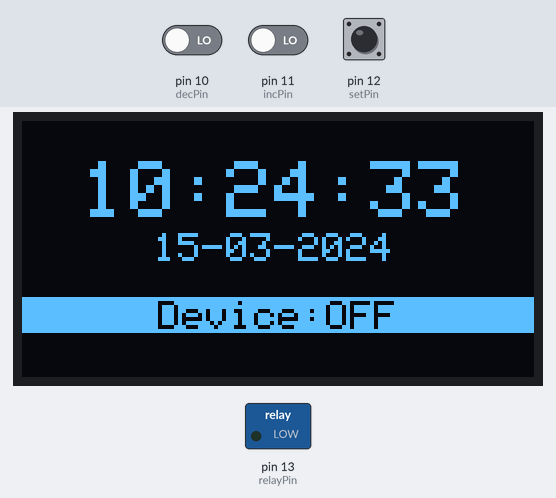
Bench run of a sketch on a simulated Arduino Uno, built with avr-gcc and run on an emulated ATmega328P. Shown: 128×64 one-colour display, switched loads named in the sketch (green lamp = pin HIGH). The test bench sets the inputs (shaded band); at power-on: pin 12 (setPin) HIGH, pin 10 (decPin) LOW, pin 11 (incPin) LOW. The local clock reads 2024-03-15 10:24:30 at power-on unless the sketch sets it; what the sketch prints to the serial monitor is not drawn.

Above: at 3.2 s.
3.3 s: pin 12 (setPin) pulled LOW for 0.3 s
At 3.93 s:
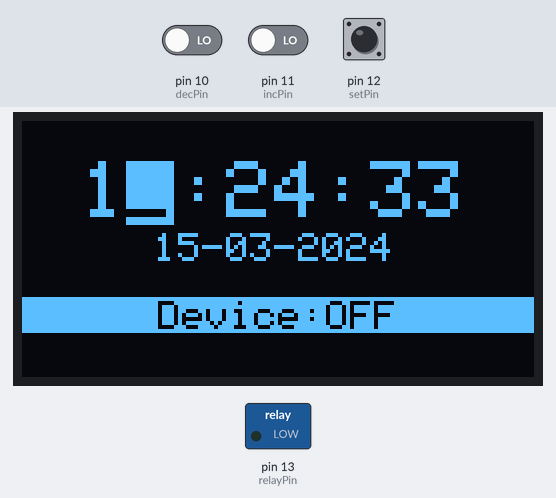
6.3 s: pin 10 (decPin) driven HIGH
At 9.06 s:
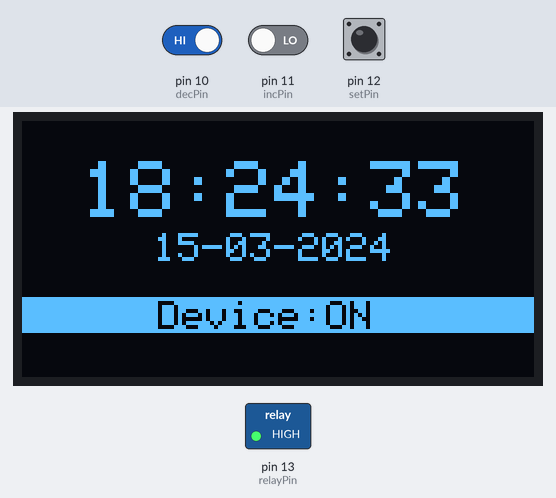
9.3 s: pin 12 (setPin) pulled LOW for 1 s
At 10.1 s:
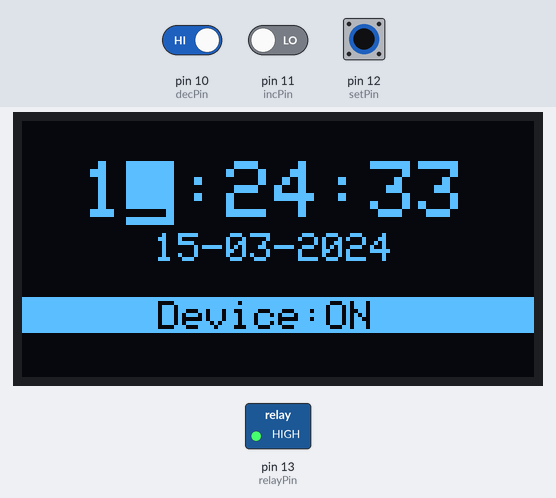
Timing chart, 0 to 12.3 s (numbered marks = the images above; inputs shaded):
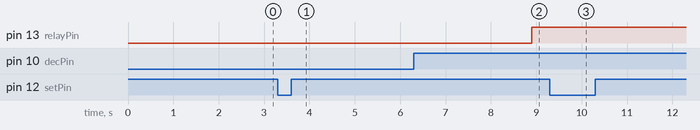

The sketch:

DFAT.ino
```cpp
#include <SPI.h>
#include <Wire.h>
#include <Adafruit_SH1106.h>
#include <DS3231.h>

#define OLED_RESET 4
#define relayPin 13
#define setPin 12
#define incPin 11
#define decPin 10

Adafruit_SH1106 display(OLED_RESET);
DS3231 clock;
RTCDateTime dt;

bool deviceStatus = false;
int onHour, onMinute, offHour, offMinute, index = 0;

bool iseditMode() {
  return index > 0;
}

int daysInMonth(int month, int year) {
  if (month == 2) {
    if ((year % 4 == 0 && year % 100 != 0) || (year % 400 == 0)) {
      return 29; // Leap year
    } else {
      return 28;
    }
  } else if (month == 4 || month == 6 || month == 9 || month == 11) {
    return 30;
  } else {
    return 31;
  }
}

void incTime() {
  switch (index) {
    case 1:
      dt.hour = (dt.hour + 1) % 24;
      break;
    case 2:
      dt.minute = (dt.minute + 1) % 60;
      break;
    case 3:
      dt.second = (dt.second + 1) % 60;
      break;
    case 4:
      dt.day++;
      if (dt.day > daysInMonth(dt.month, dt.year)) {
        dt.day = 1;
        dt.month++;
        if (dt.month > 12) {
          dt.month = 1;
          dt.year++;
        }
      }
      break;
    case 5:
      dt.month++;
      if (dt.month > 12) {
        dt.month = 1;
      }
      break;
    case 6:
      dt.year++;
      break;
  }
}

void decTime() {
  switch (index) {
    case 1:
      dt.hour = (dt.hour - 1 + 24) % 24;
      break;
    case 2:
      dt.minute = (dt.minute - 1 + 60) % 60;
      break;
    case 3:
      dt.second = (dt.second - 1 + 60) % 60;
      break;
    case 4:
      dt.day--;
      if (dt.day < 1) {
        dt.month--;
        if (dt.month < 1) {
          dt.month = 12;
          dt.year--;
        }
        dt.day = daysInMonth(dt.month, dt.year);
      }
      break;
    case 5:
      dt.month--;
      if (dt.month < 1) {
        dt.month = 12;
      }
      break;
    case 6:
      dt.year--;
      break;
  }
}

void updateTime() {
  if (!iseditMode()) {
    dt = clock.getDateTime();
  }
}

void checkEditMode() {
  if (digitalRead(setPin) == LOW) {
    index = (index + 1) % 7;
    Serial.println("Set pressed!");
    while (digitalRead(setPin) == LOW) { };
    if (!iseditMode()) {
      clock.setDateTime(dt.year , dt.month, dt.day, dt.hour, dt.minute, dt.second);
    }
  }
}

void checkValue() {
  if (iseditMode() && digitalRead(incPin) == LOW) {
    Serial.println("Inc pressed!");
    incTime();
  }
  if (iseditMode() && digitalRead(decPin) == LOW) {
    Serial.println("Dec pressed!");
    decTime();
  }
}

bool checkTimingStatus(int month, int hour, int minute) {
  if (month >= 4 && month <= 9) {
    // Summer months (April to September)
    onHour = 18;
    onMinute = 25;
    offHour = 5;
    offMinute = 45;
  } else {
    // Winter months (October to March)
    onHour = 17;
    onMinute = 30;
    offHour = 5;
    offMinute = 50;
  }
  int time_inminite = (hour * 60) + minute;
  int on_time_inminite = (onHour * 60) + onMinute;
  int off_time_inminite = (offHour * 60) + offMinute;
  if (on_time_inminite < off_time_inminite) {
    return (time_inminite >= on_time_inminite && time_inminite < off_time_inminite);
  } else {
    // Handle the case where on time is after midnight
    return (time_inminite >= on_time_inminite || time_inminite < off_time_inminite);
  }
}

void toggleDevice(bool status) {
  digitalWrite(relayPin, status ? HIGH : LOW);
}

void displayMain(int day, int month, int year, int hour, int minute, int second, bool status) {
  char timeBuf[10];
  char dateBuf[11];
  char statusBuf[13];
  sprintf(timeBuf, "%2d:%02d:%02d", hour, minute, second);
  sprintf(dateBuf, "%02d-%02d-%04d", day, month, year);
  sprintf(statusBuf, "Device:%s", status ? "ON" : "OFF");

  display.clearDisplay();
  display.setTextSize(2);
  display.setTextColor(WHITE);
  display.setCursor(15, 10);
  display.println(timeBuf);
  display.setTextSize(1);
  display.setTextColor(WHITE);
  display.setCursor(33, 28);
  display.println(dateBuf);
  display.setTextSize(1);
  display.setTextColor(BLACK, WHITE);
  display.setCursor(34, 45);
  for (int i = 1; i <= 9; i++) {
    display.writeLine(128, 43+i, 0, 43+i, WHITE);
  }
  display.println(statusBuf);
  display.display();
  delay(200);
}

void displayCursor() {
  if (iseditMode()) {
    int timeColumn = 26 + ((index - 1) % 3) * 36;
    int dateColumn = 38 + ((index - 1) % 3) * 19;
    int size = index < 4 ? 2 : 1;
    int col = index < 4 ? timeColumn : dateColumn;
    if (index == 6) {
        col = col + 10;
    }
    int row = index < 4 ? 10 : 28;
    display.setTextSize(size);
    display.setCursor(col, row);
    display.setTextColor(BLACK, WHITE);
    display.print("_");
    display.display();
    delay(50);
  } else {
    display.clearDisplay();
  }
}

void setup() {
  Serial.begin(9600);
  display.begin(SH1106_SWITCHCAPVCC, 0x3C);

  display.display();
  Serial.println("Initialize Display...");
  delay(2000);
  display.clearDisplay();

  Serial.println("Initialize DS3231...");
  clock.begin();

  pinMode(relayPin, OUTPUT);
  pinMode(setPin, INPUT);
  pinMode(incPin, INPUT);
  pinMode(decPin, INPUT);

  // Set sketch compiling time Uncomment the line below to set the RTC to the time this sketch was compiled
  //clock.setDateTime(__DATE__, __TIME__);
}

void loop() {
  updateTime();
  deviceStatus = checkTimingStatus(dt.month, dt.hour, dt.minute);
  toggleDevice(deviceStatus);
  displayMain(dt.day, dt.month, dt.year, dt.hour, dt.minute, dt.second, deviceStatus);
  displayCursor();
  checkEditMode();
  checkValue();
}
```

Measured:
- after the input at 3.3 s, the display: changes after 0.58 s (image 1)
- after the input at 6.3 s, pin 13 (relayPin): LOW → HIGH after 2.6 s; the display: first differs from a run without the input after 0.34 s (image 2 shows a later state)
- after the input at 9.3 s, pin 13 (relayPin): stays HIGH (without the input it goes to LOW after 3.6 s)
